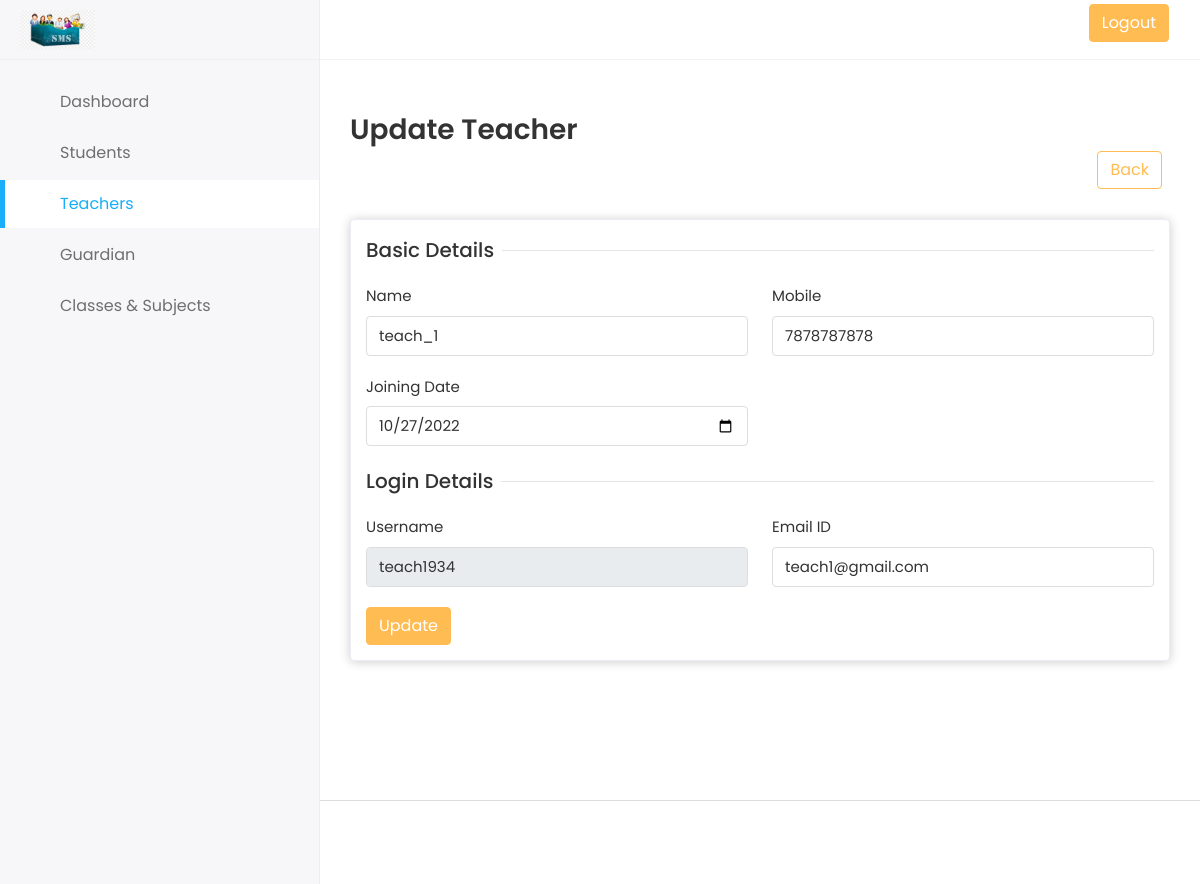
/edit-teacher.php?EditId=79 (signed in), run on the app's committed database.
### tables this page shows
CREATE TABLE `tbl_user` (
  `user_id` int(11) NOT NULL,
  `std_guardian_id` int(11) NOT NULL,
  `std_teacher_id` int(11) NOT NULL,
  `std_class_id` int(11) NOT NULL,
  `std_subject_id` varchar(100) NOT NULL,
  `user_name` varchar(100) NOT NULL,
  `user_password` varchar(100) NOT NULL,
  `name` varchar(100) NOT NULL,
  `email` varchar(100) NOT NULL,
  `dob` varchar(100) DEFAULT NULL,
  `doj` varchar(100) DEFAULT NULL,
  `mobile` varchar(15) NOT NULL,
  `gender` enum('M','F') DEFAULT NULL,
  `user_role` enum('P','T','G','S') NOT NULL,
  `user_status` enum('Active','Inactive') NOT NULL DEFAULT 'Active',
  `created_date` timestamp NOT NULL DEFAULT CURRENT_TIMESTAMP ON UPDATE CURRENT_TIMESTAMP,
  `updated_date` varchar(100) NOT NULL
);

### edit-teacher.php (the view, shortened to what this page needs)
<?php
if($_REQUEST['EditId']==''){
    header("location:teachers.php");
}
else
{
    $teach_ID = $_REQUEST['EditId'];
}
include("admin-header.php");
include("admin-sidebar.php");
    ?>
    <?php
$reso_tech = "SELECT * FROM tbl_user WHERE 1 AND user_id='$teach_ID' AND user_role='T'";
$numrows_teach = mysqli_query($con,$reso_tech);
$result_teach = mysqli_fetch_array($numrows_teach);
extract($result_teach);
?>
      <div class="page-wrapper">
        <div class="content container-fluid">
          <div class="page-header">
            <div class="row align-items-center">
              <div class="col">
                <h3 class="page-title">Update Teacher</h3>
                <div class="col-auto text-end float-end ms-auto">
                <a href="teachers.php" class="btn btn-outline-primary me-2"
                  >Back</a
                >
              </div>
              </div>
            </div>
          </div>
          <div class="row">
            <div class="col-sm-12">
              <div class="card">
                <div class="card-body">
                  <form action="" method="post">
                    <div class="row">
                      <div class="col-12">
                        <h5 class="form-title"><span>Basic Details</span></h5>
                      </div>
                      <div class="col-12 col-sm-6">
                        <div class="form-group">
                          <label>Name</label>
                          <input type="text" value="<?php echo $name ?>" name="name" id="name" class="form-control" />
                        </div>
                      </div>
                      <div class="col-12 col-sm-6">
                        <div class="form-group">
                          <label>Mobile</label>
                          <input type="text" value="<?php echo $mobile ?>" name="mobile" id="admin_phone" class="form-control" />
                        </div>
                      </div>
                      <div class="col-12 col-sm-6">
                        <div class="form-group">
                          <label>Joining Date</label>
                          <input type="date" value="<?php echo $doj ?>" name="doj" id="admin_joining_date" class="form-control" />
                        </div>
                      </div>
                      <div class="col-12">
                        <h5 class="form-title"><span>Login Details</span></h5>
                      </div>
                      <div class="col-12 col-sm-6">
                        <div class="form-group">
                          <label>Username</label>
                          <input type="text" readonly value="<?php echo $user_name ?>"  name="user_name" id="user_name" class="form-control" />
                        </div>
                      </div>
                      <div class="col-12 col-sm-6">
                        <div class="form-group">
                          <label>Email ID</label>
                          <input type="email"  value="<?php echo $email ?>" name="email" id="email" class="form-control" />
                        </div>
                      </div>
                      <div class="col-12">
                        <button type="submit" name="Submit" class="btn btn-primary">
                          Update
                        </button>
                      </div>
                    </div>
                  </form>
                </div>
              </div>
            </div>
          </div>
        </div>
      </div>
    </div>
<?php include("admin-footer.php") ?>

### data on the page
tbl_user: name "teach_1", mobile "7878787878", doj "10/27/2022", user_name "teach1934", email "teach1@gmail.com"
